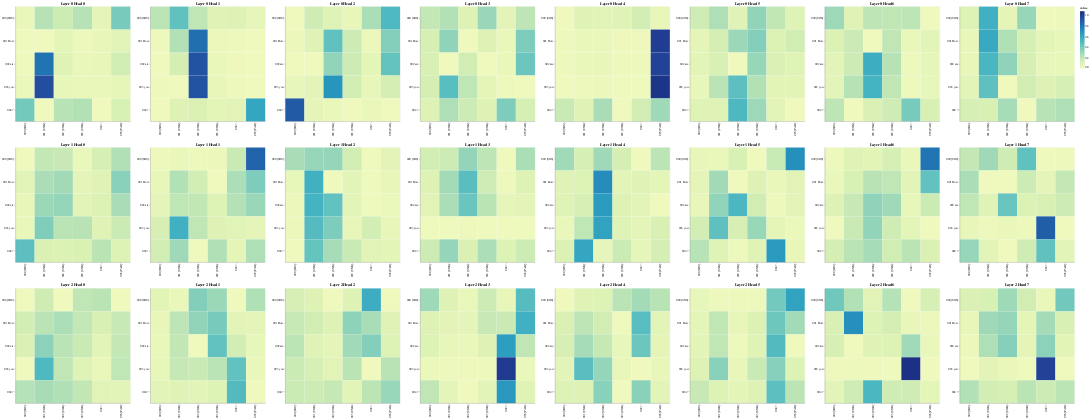

This figure's notebook cell:
### Code cell
# Encoder-Decoder Cross-Attention
get_all_attention_maps("encoder-decoder", layers, heads, encoder_input_token, decoder_input_token, min(20, sentence_len))
